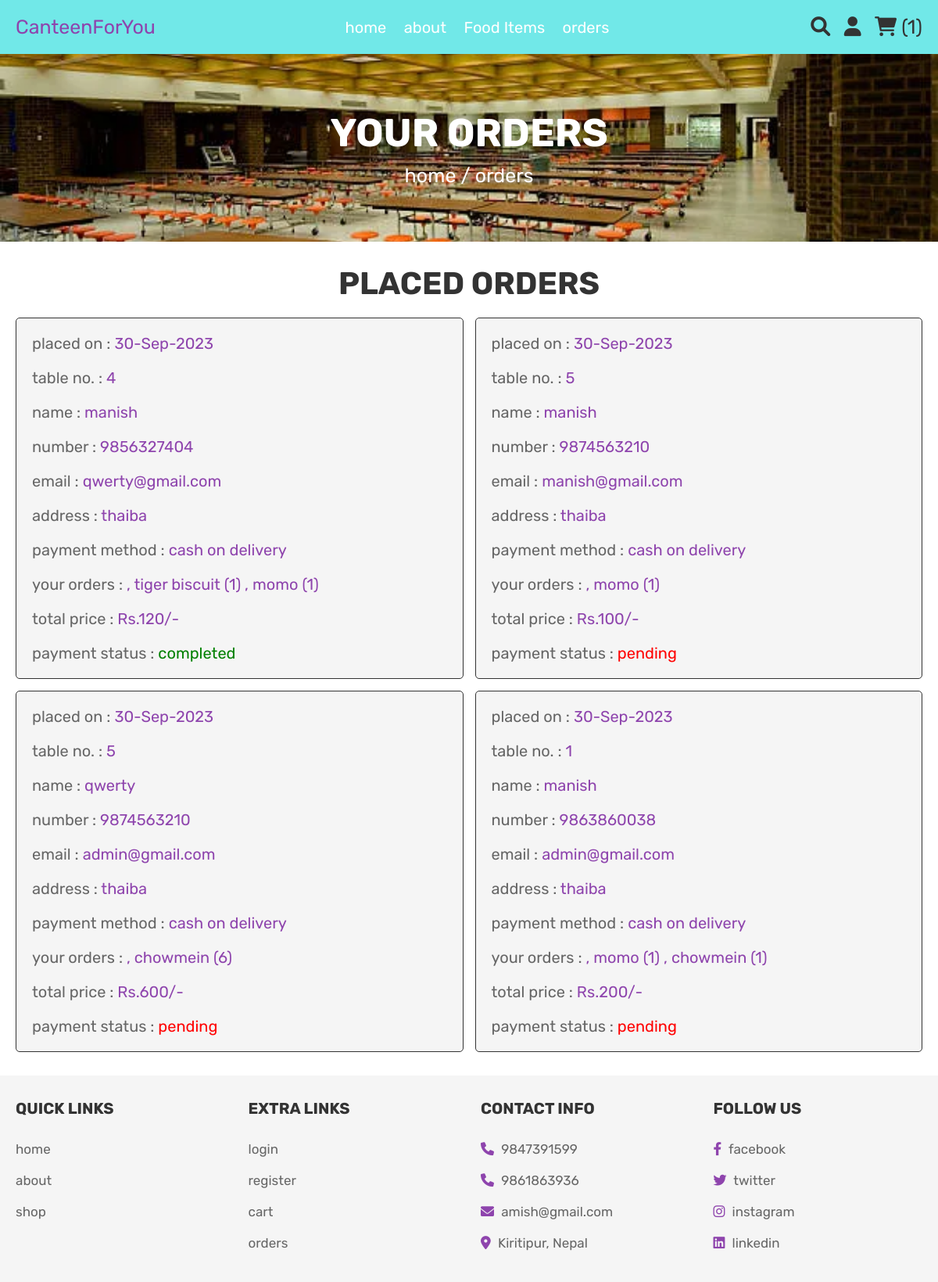
Screenshot of /orders.php (signed in) with the database file from the repository.
### tables this page shows
CREATE TABLE `orders` (
  `id` int(100) NOT NULL,
  `user_id` int(100) NOT NULL,
  `table_no` int(11) NOT NULL,
  `name` varchar(100) NOT NULL,
  `number` varchar(12) NOT NULL,
  `email` varchar(100) NOT NULL,
  `method` varchar(50) NOT NULL,
  `address` varchar(500) NOT NULL,
  `total_products` varchar(1000) NOT NULL,
  `total_price` int(100) NOT NULL,
  `placed_on` varchar(50) NOT NULL,
  `payment_status` varchar(20) NOT NULL DEFAULT 'pending'
);

### orders.php (the view, shortened to what this page needs)
<?php
include 'config.php';
$user_id = $_SESSION['user_id'];
?>
<!DOCTYPE html>
<html lang="en">
<head>
   <link rel="stylesheet" href="https://cdnjs.cloudflare.com/ajax/libs/font-awesome/6.0.0/css/all.min.css">
   <link rel="stylesheet" href="css/style.css?v=<?php echo time();?>">
</head>
<body>
<?php include 'header.php'; ?>
<div class="heading">
   <h3>your orders</h3>
   <p> <a href="home.php">home</a> / orders </p>
</div>
<section class="placed-orders">
   <h1 class="title">placed orders</h1>
   <div class="box-container">
      <?php
         $order_query = mysqli_query($conn, "SELECT * FROM `orders` WHERE user_id = '$user_id'") or die('query failed');
         if(mysqli_num_rows($order_query) > 0){
            while($fetch_orders = mysqli_fetch_assoc($order_query)){
      ?>
      <div class="box">
         <p> placed on : <span><?php echo $fetch_orders['placed_on']; ?></span> </p>
         <p> table no. : <span><?php echo $fetch_orders['table_no']; ?></span> </p>
         <p> name : <span><?php echo $fetch_orders['name']; ?></span> </p>
         <p> number : <span><?php echo $fetch_orders['number']; ?></span> </p>
         <p> email : <span><?php echo $fetch_orders['email']; ?></span> </p>
         <p> address : <span><?php echo $fetch_orders['address']; ?></span> </p>
         <p> payment method : <span><?php echo $fetch_orders['method']; ?></span> </p>
         <p> your orders : <span><?php echo $fetch_orders['total_products']; ?></span> </p>
         <p> total price : <span>Rs.<?php echo $fetch_orders['total_price']; ?>/-</span> </p>
         <p> payment status : <span style="color:<?php if($fetch_orders['payment_status'] == 'pending'){ echo 'red'; }else{ echo 'green'; } ?>;"><?php echo $fetch_orders['payment_status']; ?></span> </p>
         </div>
      <?php
       }
      }else{
         echo '<p class="empty">no orders placed yet!</p>';
      }
      ?>
   </div>
</section>
<?php include 'footer.php'; ?>
</body>
</html>

### css/style.css (style rules this page uses)
:root { --purple:#8e44ad; --red:#c0392b; --orange:#f39c12; --black:#333; --white:#fff; --light-color:#666; --light-white:#ccc; --light-bg:#f5f5f5; --border:.1rem solid var(--black); --box-shadow:0 .5rem 1rem rgba(0,0,0,.1); }
* { font-family: 'Rubik', sans-serif; margin:0; padding:0; box-sizing: border-box; outline: none; border:none; text-decoration: none; transition:all .2s linear; }
html { font-size: 62.5%; overflow-x: hidden; }
section { padding:3rem 2rem; }
.title { text-align: center; margin-bottom: 2rem; text-transform: uppercase; color:var(--black); font-size: 4rem; }
.heading { min-height: 30vh; display: flex; flex-flow: column; align-items: center; justify-content: center; gap:1rem; background: url(../images/lunchroom.jpg) no-repeat; background-size: cover; background-position: center; text-align: center; }
.heading h3 { font-size: 5rem; color:#fff; text-transform: uppercase; }
.heading p { font-size: 2.5rem; color:#fff; }
.heading p a { color:#fff; }
.placed-orders .box-container { max-width: 1200px; margin:0 auto; display:flex; flex-wrap: wrap; align-items: center; gap:1.5rem; }
.placed-orders .box-container .box { flex:1 1 40rem; border-radius: .5rem; padding:2rem; border:var(--border); background-color: var(--light-bg); padding:1rem 2rem; }
.placed-orders .box-container .box p { padding:1rem 0; font-size: 2rem; color:var(--light-color); }
.placed-orders .box-container .box p span { color:var(--purple); }

### rows the page displays
orders: placed_on "30-Sep-2023", table_no "4", name "manish", number "9856327404", email "qwerty@gmail.com", address "thaiba", method "cash on delivery", total_products ", tiger biscuit (1) , momo (1)", total_price "120", payment_status "completed"
orders: placed_on "30-Sep-2023", table_no "5", name "manish", number "9874563210", email "manish@gmail.com", address "thaiba", method "cash on delivery", total_products ", momo (1)", total_price "100", payment_status "pending"
orders: placed_on "30-Sep-2023", table_no "5", name "qwerty", number "9874563210", email "admin@gmail.com", address "thaiba", method "cash on delivery", total_products ", chowmein (6)", total_price "600", payment_status "pending"
orders: placed_on "30-Sep-2023", table_no "1", name "manish", number "9863860038", email "admin@gmail.com", address "thaiba", method "cash on delivery", total_products ", momo (1) , chowmein (1)", total_price "200", payment_status "pending"

### other values shown
$cart_rows_number "1"
